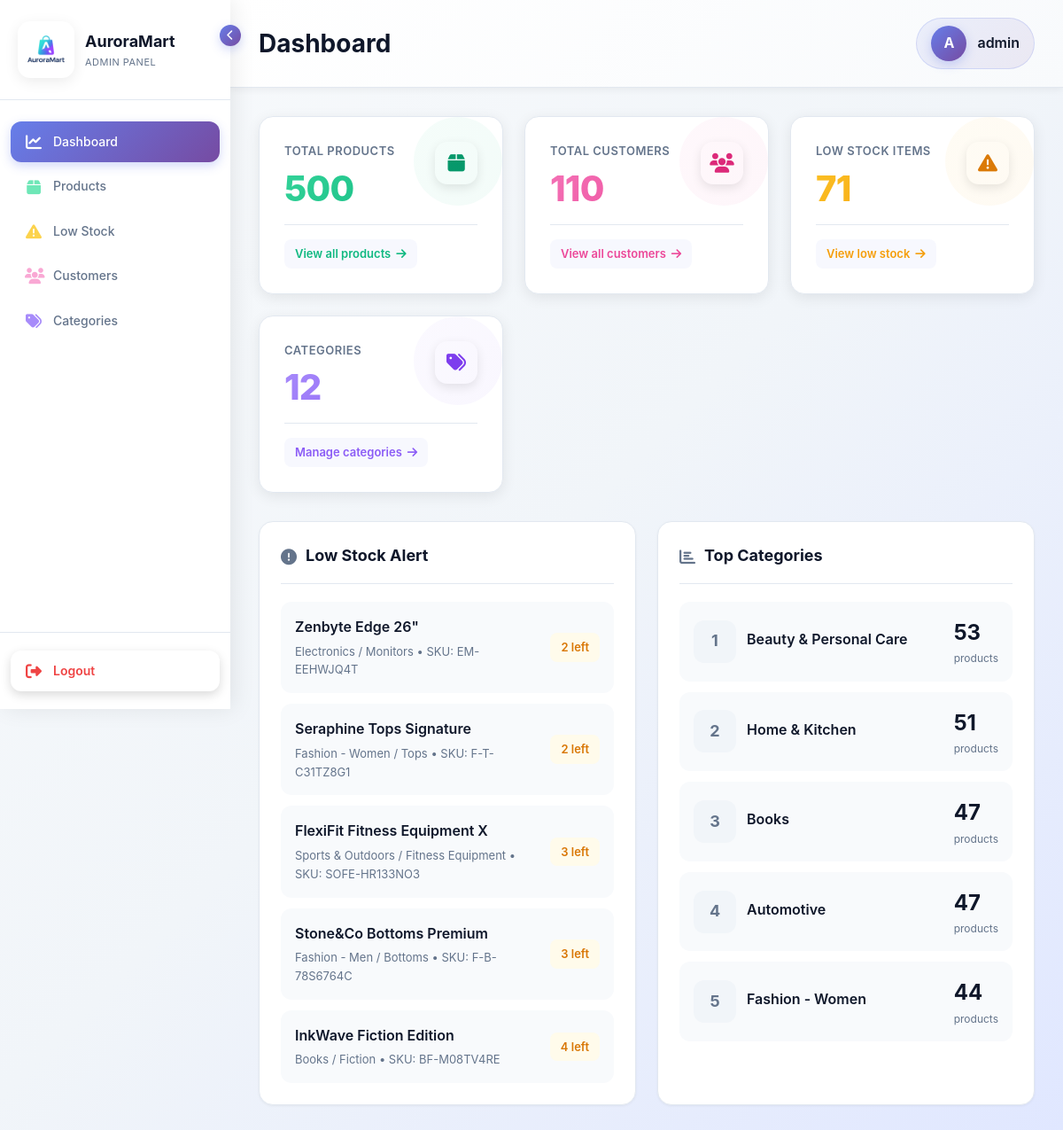
Page /adminpanel/ (signed in) on the committed database.
### storefront/models.py (models this page shows, shortened)
class Customer(AbstractUser):
    username = models.CharField(
        max_length=150,
        unique=True,
        help_text='Required. 150 characters or fewer. Any characters allowed.',
        validators=[],  # No validators - allow any characters
        error_messages={
            'unique': "A user with that username already exists.",
        },
    )
    age = models.IntegerField(null=True, blank=True)
    gender = models.CharField(max_length=20, blank=True)
    employment_status = models.CharField(max_length=50, blank=True)
    occupation = models.CharField(max_length=100, blank=True)
    education = models.CharField(max_length=100, blank=True)
    household_size = models.IntegerField(null=True, blank=True)
    has_children = models.BooleanField(default=False)
    monthly_income_sgd = models.DecimalField(max_digits=10, decimal_places=2, null=True, blank=True, default=None)
    preferred_category = models.ForeignKey(Category, on_delete=models.SET_NULL, null=True, blank=True)

class Product(models.Model):
    sku = models.CharField(max_length=40, unique=True, db_index=True)  # maps "SKU code"
    name = models.CharField(max_length=200)                            # maps "Product name"
    description = models.TextField(blank=True)                         # maps "Product description"
    category = models.ForeignKey(Category, on_delete=models.CASCADE)    # maps "Product Category"
    subcategory = models.CharField(max_length=150, blank=True)         # maps "Product Subcategory"
    stock = models.IntegerField(default=0)                             # maps "Quantity on hand"
    reorder_threshold = models.IntegerField(default=5)                 # maps "Reorder Quantity"
    price = models.DecimalField(max_digits=10, decimal_places=2)       # maps "Unit price"
    rating = models.FloatField(default=0)                              # maps "Product rating"
    image = models.ImageField(upload_to='products/', blank=True, null=True, default='products/default-product.png')
    is_active = models.BooleanField(default=True)
    created_at = models.DateTimeField(auto_now_add=True, null=True, blank=True)
    updated_at = models.DateTimeField(auto_now=True, null=True, blank=True)
    class Meta:
        ordering = ['-id']
        verbose_name = "Product"
        verbose_name_plural = "Products"

class Category(models.Model):
    name = models.CharField(max_length=100)
    description = models.TextField(blank=True)

### adminpanel/views/dashboard_views.py (the view)
# urls.py: path('', dashboard_views.dashboard, name='dashboard'),
@login_required(login_url='adminpanel:login')
@user_passes_test(is_staff_user, login_url='adminpanel:login')
def dashboard(request):
    total_products = Product.objects.filter(is_active=True).count()
    low_stock_count = Product.objects.filter(
        is_active=True,
        stock__lte=F('reorder_threshold')
    ).count()
    total_customers = Customer.objects.filter(is_active=True).count()
    total_categories = Category.objects.count()
    low_stock_products = Product.objects.filter(
        is_active=True,
        stock__lte=F('reorder_threshold')
    ).select_related('category').order_by('stock')[:5]
    category_stats = Category.objects.annotate(
        product_count=Count('product', filter=Q(product__is_active=True))
    ).order_by('-product_count')[:5]
    context = {
        'total_products': total_products,
        'low_stock_count': low_stock_count,
        'total_customers': total_customers,
        'total_categories': total_categories,
        'low_stock_products': low_stock_products,
        'category_stats': category_stats,
    }
    return render(request, 'adminpanel/dashboard.html', context)

### adminpanel/views/dashboard_views.py (called while the page is built)
def is_staff_user(user):
    return user.is_authenticated and user.is_staff

### storefront/views.py (called while the page is built)
def cart_count(request):
    cart = request.session.get('cart', {})
    total_items = sum(int(qty) for qty in cart.values())
    return {
        'cart_count': total_items
    }

### adminpanel/templates/adminpanel/dashboard.html (shortened to what this page needs)
{% extends "adminpanel/base.html" %}
{% block page_title %}Dashboard{% endblock %}
{% block content %}
<div class="stats-grid">
    <div class="stat-card">
        <div class="stat-header">
            <div class="stat-content">
                <div class="stat-label">Total Products</div>
                <div class="stat-value">{{ total_products }}</div>
            </div>
            <div class="stat-icon">
                <i class="fas fa-box"></i>
            </div>
        </div>
        <div class="stat-footer">
            <a href="{% url 'adminpanel:product_list' %}" class="stat-link">
                View all products <i class="fas fa-arrow-right"></i>
            </a>
        </div>
    </div>
    <div class="stat-card">
        <div class="stat-header">
            <div class="stat-content">
                <div class="stat-label">Total Customers</div>
                <div class="stat-value">{{ total_customers }}</div>
            </div>
            <div class="stat-icon">
                <i class="fas fa-users"></i>
            </div>
        </div>
        <div class="stat-footer">
            <a href="{% url 'adminpanel:customer_list' %}" class="stat-link">
                View all customers <i class="fas fa-arrow-right"></i>
            </a>
        </div>
    </div>
    <div class="stat-card">
        <div class="stat-header">
            <div class="stat-content">
                <div class="stat-label">Low Stock Items</div>
                <div class="stat-value">{{ low_stock_count }}</div>
            </div>
            <div class="stat-icon">
                <i class="fas fa-exclamation-triangle"></i>
            </div>
        </div>
        <div class="stat-footer">
            <a href="{% url 'adminpanel:low_stock' %}" class="stat-link">
                View low stock <i class="fas fa-arrow-right"></i>
            </a>
        </div>
    </div>
    <div class="stat-card">
        <div class="stat-header">
            <div class="stat-content">
                <div class="stat-label">Categories</div>
                <div class="stat-value">{{ total_categories }}</div>
            </div>
            <div class="stat-icon">
                <i class="fas fa-tags"></i>
            </div>
        </div>
        <div class="stat-footer">
            <a href="{% url 'adminpanel:category_list' %}" class="stat-link">
                Manage categories <i class="fas fa-arrow-right"></i>
            </a>
        </div>
    </div>
</div>
<div class="content-grid">
    <div class="section-card">
        <div class="section-header">
            <h2 class="section-title">
                <i class="fas fa-exclamation-circle"></i>
                Low Stock Alert
            </h2>
        </div>
        {% if low_stock_products %}
            {% for product in low_stock_products %}
            <div class="stock-item">
                <div class="stock-info">
                    <div class="stock-name">{{ product.name }}</div>
                    <div class="stock-category">
                        {{ product.category.name }}{% if product.subcategory %} / {{ product.subcategory }}{% endif %} • SKU: {{ product.sku }}
                    </div>
                </div>
                <div class="stock-badge {% if product.stock == 0 %}critical{% else %}low{% endif %}">
                    {% if product.stock == 0 %}
                        Out of Stock
                    {% else %}
                        {{ product.stock }} left
                    {% endif %}
                </div>
            </div>
            {% endfor %}
        {% else %}
            <div class="empty-state">
                <i class="fas fa-check-circle"></i>
                <p>All products are well stocked!</p>
            </div>
        {% endif %}
    </div>
    <div class="section-card">
        <div class="section-header">
            <h2 class="section-title">
                <i class="fas fa-chart-bar"></i>
                Top Categories
            </h2>
        </div>
        {% if category_stats %}
            {% for category in category_stats %}
            <div class="category-item">
                <div class="category-icon">
                    {{ forloop.counter }}
                </div>
                <div class="category-info">
                    <div class="category-name">{{ category.name }}</div>
                </div>
                <div>
                    <div class="category-count">{{ category.product_count }}</div>
                    <div class="category-label">products</div>
                </div>
            </div>
            {% endfor %}
        {% else %}
            <div class="empty-state">
                <i class="fas fa-folder-open"></i>
                <p>No categories found</p>
            </div>
        {% endif %}
    </div>
</div>
{% endblock %}

### adminpanel/templates/adminpanel/base.html (shortened to what this page needs)
<!DOCTYPE html>
<html lang="en">
<head>
    {% load static %}
    <link rel="stylesheet" href="https://cdnjs.cloudflare.com/ajax/libs/font-awesome/6.4.0/css/all.min.css">
</head>
<body>
    <div class="sidebar" id="sidebar">
        <div class="sidebar-header">
            <div class="sidebar-logo">
                <img src="{% static 'images/Auroramart-logo.png' %}" alt="AuroraMart Logo">
            </div>
            <div class="sidebar-brand">
                <div class="brand-name">AuroraMart</div>
                <div class="brand-subtitle">Admin Panel</div>
            </div>
            <div class="sidebar-toggle" onclick="toggleSidebar()">
                <i class="fas fa-chevron-left"></i>
            </div>
        </div>
        <nav class="sidebar-nav">
            <div class="nav-item">
                <a href="{% url 'adminpanel:dashboard' %}" class="nav-link {% if request.resolver_match.url_name == 'dashboard' %}active{% endif %}">
                    <i class="fas fa-chart-line"></i>
                    <span class="nav-text">Dashboard</span>
                </a>
            </div>
            <div class="nav-item">
                <a href="{% url 'adminpanel:product_list' %}" class="nav-link {% if 'product' in request.resolver_match.url_name %}active{% endif %}">
                    <i class="fas fa-box"></i>
                    <span class="nav-text">Products</span>
                </a>
            </div>
            <div class="nav-item">
                <a href="{% url 'adminpanel:low_stock' %}" class="nav-link {% if request.resolver_match.url_name == 'low_stock' %}active{% endif %}">
                    <i class="fas fa-exclamation-triangle"></i>
                    <span class="nav-text">Low Stock</span>
                </a>
            </div>
            <div class="nav-item">
                <a href="{% url 'adminpanel:customer_list' %}" class="nav-link {% if 'customer' in request.resolver_match.url_name %}active{% endif %}">
                    <i class="fas fa-users"></i>
                    <span class="nav-text">Customers</span>
                </a>
            </div>
            <div class="nav-item">
                <a href="{% url 'adminpanel:category_list' %}" class="nav-link {% if 'category' in request.resolver_match.url_name %}active{% endif %}">
                    <i class="fas fa-tags"></i>
                    <span class="nav-text">Categories</span>
                </a>
            </div>
        </nav>
        <div class="sidebar-footer">
            {% if user.is_authenticated %}
            <a href="{% url 'adminpanel:logout' %}" class="logout-link">
                <i class="fas fa-sign-out-alt"></i>
                <span class="nav-text">Logout</span>
            </a>
            {% endif %}
        </div>
    </div>
    <div class="main-content">
        <div class="topbar">
            <h1 class="page-title">{% block page_title %}Dashboard{% endblock %}</h1>
            {% if user.is_authenticated %}
            <div class="user-info">
                <div class="user-avatar">{{ user.username|slice:":1"|upper }}</div>
                <span class="user-name">{{ user.username }}</span>
            </div>
            {% endif %}
        </div>
        <div class="content-wrapper">
            {% block content %}{% endblock %}
        </div>
    </div>
</body>
</html>

### adminpanel/templates/adminpanel/base.html (style rules this page uses)
* { margin: 0; padding: 0; box-sizing: border-box; }
body { font-family: -apple-system, BlinkMacSystemFont, 'Segoe UI', Roboto, Oxygen, Ubuntu, Cantarell, sans-serif; background: linear-gradient(135deg, #f8fafc 0%, #f1f5f9 50%, #e0e7ff 100%); background-attachment: fixed; color: #1e293b; line-height: 1.6; min-height: 100vh; }
.sidebar { position: fixed; left: 0; top: 0; height: 100vh; width: 260px; background: #ffffff; box-shadow: 4px 0 24px rgba(0, 0, 0, 0.08); transition: width 0.3s ease; z-index: 1000; display: flex; flex-direction: column; }
.sidebar-header { padding: 24px 20px; border-bottom: 1px solid #e2e8f0; display: flex; align-items: center; gap: 12px; }
.sidebar-logo { width: 64px; height: 64px; background: #ffffff; border-radius: 14px; display: flex; align-items: center; justify-content: center; flex-shrink: 0; padding: 4px; box-shadow: 0 4px 16px rgba(0, 0, 0, 0.08); }
.sidebar-logo img { width: 100%; height: 100%; object-fit: contain; }
.sidebar-brand { display: flex; flex-direction: column; transition: opacity 0.3s ease; }
.brand-name { font-size: 18px; font-weight: 700; color: #0f172a; }
.brand-subtitle { font-size: 11px; color: #64748b; text-transform: uppercase; letter-spacing: 0.5px; }
.sidebar-toggle { position: absolute; top: 28px; right: -12px; width: 24px; height: 24px; background: linear-gradient(135deg, #667eea 0%, #764ba2 100%); border-radius: 50%; display: flex; align-items: center; justify-content: center; cursor: pointer; box-shadow: 0 4px 12px rgba(102, 126, 234, 0.3); transition: transform 0.3s ease; }
.sidebar-toggle i { color: white; font-size: 12px; }
.sidebar-nav { flex: 1; padding: 20px 0; overflow-y: auto; }
.nav-item { margin: 4px 12px; }
.nav-link { display: flex; align-items: center; gap: 12px; padding: 12px 16px; color: #64748b; text-decoration: none; border-radius: 12px; transition: all 0.3s ease; font-weight: 500; font-size: 14px; position: relative; overflow: hidden; }
.nav-link::before { content: ''; position: absolute; top: 0; left: 0; width: 100%; height: 100%; background: #f8fafc; opacity: 0; transition: opacity 0.3s ease; }
.nav-link.active { background: linear-gradient(135deg, #667eea 0%, #764ba2 100%); color: white; box-shadow: 0 4px 12px rgba(102, 126, 234, 0.3); }
.nav-link.active i { color: white; }
.nav-link i { font-size: 18px; width: 20px; text-align: center; flex-shrink: 0; transition: transform 0.3s ease; }
.nav-link:not(.active) .fa-box { color: #6ee7b7; }
.nav-link:not(.active) .fa-exclamation-triangle { color: #fcd34d; }
.nav-link:not(.active) .fa-users { color: #f9a8d4; }
.nav-link:not(.active) .fa-tags { color: #a78bfa; }
.nav-text { transition: opacity 0.3s ease; }
.sidebar-footer { padding: 20px 12px; border-top: 1px solid #e2e8f0; }
.logout-link { display: flex; align-items: center; gap: 12px; padding: 12px 16px; color: #ef4444; text-decoration: none; border-radius: 12px; transition: all 0.3s ease; font-weight: 600; font-size: 14px; background: #ffffff; box-shadow: 0 4px 12px rgba(0, 0, 0, 0.15); }
.logout-link i { font-size: 18px; width: 20px; text-align: center; color: #ef4444; transition: transform 0.3s ease; }
.main-content { margin-left: 260px; transition: margin-left 0.3s ease; min-height: 100vh; display: flex; flex-direction: column; }
.topbar { background: linear-gradient(135deg, #ffffff 0%, #f8fafc 100%); padding: 20px 32px; box-shadow: 0 2px 8px rgba(0,0,0,0.06); display: flex; justify-content: space-between; align-items: center; position: sticky; top: 0; z-index: 100; border-bottom: 1px solid #e2e8f0; }
.page-title { font-size: 28px; font-weight: 700; color: #0f172a; }
.user-info { display: flex; align-items: center; gap: 12px; padding: 8px 16px; background: linear-gradient(135deg, rgba(102, 126, 234, 0.1) 0%, rgba(118, 75, 162, 0.1) 100%); border-radius: 50px; border: 1px solid rgba(102, 126, 234, 0.2); }
.user-avatar { width: 40px; height: 40px; border-radius: 50%; background: linear-gradient(135deg, #667eea 0%, #764ba2 100%); display: flex; align-items: center; justify-content: center; color: white; font-weight: 700; font-size: 16px; box-shadow: 0 4px 12px rgba(102, 126, 234, 0.3); }
.user-name { font-weight: 600; color: #0f172a; }
.content-wrapper { flex: 1; padding: 32px; }

### rows in the picture
Customer: username "A", username "admin"
Product: name "Zenbyte Edge 26\"", category.name "Electronics", subcategory "Monitors", sku "EM-EEHWJQ4T", stock "2"
Product: name "Seraphine Tops Signature", category.name "Fashion - Women", subcategory "Tops", sku "F-T-C31TZ8G1", stock "2"
Product: name "FlexiFit Fitness Equipment X", category.name "Sports & Outdoors", subcategory "Fitness Equipment", sku "SOFE-HR133NO3", stock "3"
Product: name "Stone&Co Bottoms Premium", category.name "Fashion - Men", subcategory "Bottoms", sku "F-B-78S6764C", stock "3"
Product: name "InkWave Fiction Edition", category.name "Books", subcategory "Fiction", sku "BF-M08TV4RE", stock "4"
Category: name "Beauty & Personal Care", product_count "53"
Category: name "Home & Kitchen", product_count "51"
Category: name "Books", product_count "47"
Category: name "Automotive", product_count "47"
Category: name "Fashion - Women", product_count "44"

### other values in the picture
{{ total_products }} "500"
{{ total_customers }} "110"
{{ low_stock_count }} "71"
{{ total_categories }} "12"
